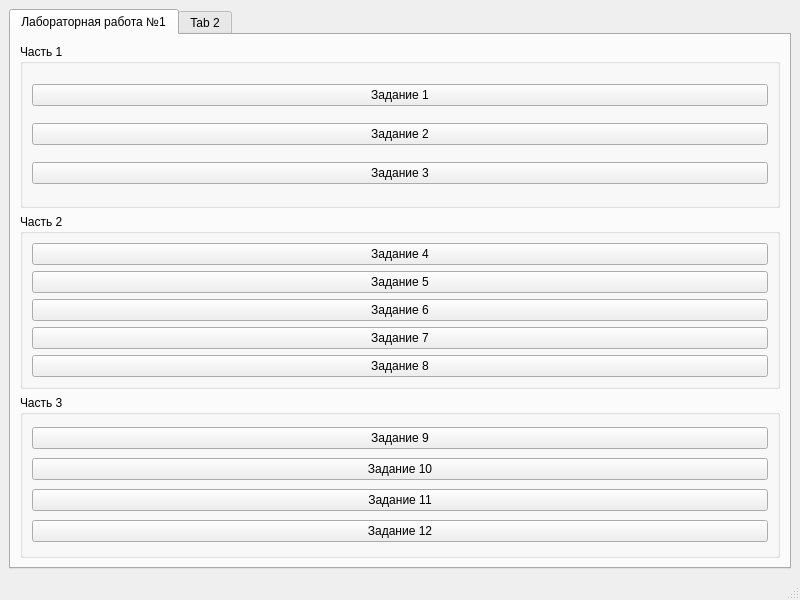
<?xml version="1.0" encoding="UTF-8"?>
<ui version="4.0">
 <class>MainWindow</class>
 <widget class="QMainWindow" name="MainWindow">
  <property name="geometry">
   <rect>
    <x>0</x>
    <y>0</y>
    <width>800</width>
    <height>600</height>
   </rect>
  </property>
  <property name="windowTitle">
   <string>Добавить заголовок</string>
  </property>
  <widget class="QWidget" name="centralwidget">
   <layout class="QVBoxLayout" name="verticalLayout">
    <item>
     <widget class="QTabWidget" name="tabWidget">
      <widget class="QWidget" name="lab1">
       <attribute name="title">
        <string>Лабораторная работа №1</string>
       </attribute>
       <layout class="QVBoxLayout" name="verticalLayout_5">
        <item>
         <widget class="QGroupBox" name="part1">
          <property name="title">
           <string>Часть 1</string>
          </property>
          <layout class="QVBoxLayout" name="verticalLayout_2">
           <item>
            <widget class="QPushButton" name="pbTask1">
             <property name="text">
              <string>Задание 1</string>
             </property>
            </widget>
           </item>
           <item>
            <widget class="QPushButton" name="pbTask2">
             <property name="text">
              <string>Задание 2</string>
             </property>
            </widget>
           </item>
           <item>
            <widget class="QPushButton" name="pbTask3">
             <property name="text">
              <string>Задание 3</string>
             </property>
            </widget>
           </item>
          </layout>
         </widget>
        </item>
        <item>
         <widget class="QGroupBox" name="part2">
          <property name="title">
           <string>Часть 2</string>
          </property>
          <layout class="QVBoxLayout" name="verticalLayout_3">
           <item>
            <widget class="QPushButton" name="pbTask4">
             <property name="text">
              <string>Задание 4</string>
             </property>
            </widget>
           </item>
           <item>
            <widget class="QPushButton" name="pbTask5">
             <property name="text">
              <string>Задание 5</string>
             </property>
            </widget>
           </item>
           <item>
            <widget class="QPushButton" name="pbTask6">
             <property name="text">
              <string>Задание 6</string>
             </property>
            </widget>
           </item>
           <item>
            <widget class="QPushButton" name="pbTask7">
             <property name="text">
              <string>Задание 7</string>
             </property>
            </widget>
           </item>
           <item>
            <widget class="QPushButton" name="pbTask8">
             <property name="text">
              <string>Задание 8</string>
             </property>
            </widget>
           </item>
          </layout>
         </widget>
        </item>
        <item>
         <widget class="QGroupBox" name="part3">
          <property name="title">
           <string>Часть 3</string>
          </property>
          <layout class="QVBoxLayout" name="verticalLayout_4">
           <item>
            <widget class="QPushButton" name="pbTask9">
             <property name="text">
              <string>Задание 9</string>
             </property>
            </widget>
           </item>
           <item>
            <widget class="QPushButton" name="pbTask10">
             <property name="text">
              <string>Задание 10</string>
             </property>
            </widget>
           </item>
           <item>
            <widget class="QPushButton" name="pbTask11">
             <property name="text">
              <string>Задание 11</string>
             </property>
            </widget>
           </item>
           <item>
            <widget class="QPushButton" name="pbTask12">
             <property name="text">
              <string>Задание 12</string>
             </property>
            </widget>
           </item>
          </layout>
         </widget>
        </item>
       </layout>
      </widget>
      <widget class="QWidget" name="tab_2">
       <attribute name="title">
        <string>Tab 2</string>
       </attribute>
      </widget>
     </widget>
    </item>
   </layout>
  </widget>
  <widget class="QMenuBar" name="menubar">
   <property name="geometry">
    <rect>
     <x>0</x>
     <y>0</y>
     <width>800</width>
     <height>22</height>
    </rect>
   </property>
  </widget>
  <widget class="QStatusBar" name="statusbar"/>
 </widget>
 <resources/>
 <connections/>
</ui>
